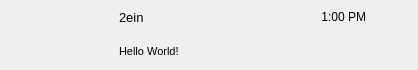
<?xml version="1.0" encoding="UTF-8"?>
<ui version="4.0">
 <class>ChatUserWid</class>
 <widget class="QWidget" name="ChatUserWid">
  <property name="geometry">
   <rect>
    <x>0</x>
    <y>0</y>
    <width>418</width>
    <height>70</height>
   </rect>
  </property>
  <property name="minimumSize">
   <size>
    <width>0</width>
    <height>70</height>
   </size>
  </property>
  <property name="maximumSize">
   <size>
    <width>16777215</width>
    <height>70</height>
   </size>
  </property>
  <property name="windowTitle">
   <string>Form</string>
  </property>
  <layout class="QHBoxLayout" name="horizontalLayout">
   <property name="spacing">
    <number>5</number>
   </property>
   <property name="leftMargin">
    <number>6</number>
   </property>
   <property name="topMargin">
    <number>2</number>
   </property>
   <property name="rightMargin">
    <number>8</number>
   </property>
   <property name="bottomMargin">
    <number>2</number>
   </property>
   <item>
    <widget class="QWidget" name="icon_wid" native="true">
     <property name="sizePolicy">
      <sizepolicy hsizetype="Fixed" vsizetype="Fixed">
       <horstretch>0</horstretch>
       <verstretch>0</verstretch>
      </sizepolicy>
     </property>
     <property name="minimumSize">
      <size>
       <width>50</width>
       <height>50</height>
      </size>
     </property>
     <property name="maximumSize">
      <size>
       <width>50</width>
       <height>50</height>
      </size>
     </property>
     <layout class="QHBoxLayout" name="horizontalLayout_2">
      <property name="spacing">
       <number>0</number>
      </property>
      <property name="leftMargin">
       <number>0</number>
      </property>
      <property name="topMargin">
       <number>0</number>
      </property>
      <property name="rightMargin">
       <number>0</number>
      </property>
      <property name="bottomMargin">
       <number>0</number>
      </property>
      <item>
       <widget class="QLabel" name="icon_lb">
        <property name="minimumSize">
         <size>
          <width>45</width>
          <height>45</height>
         </size>
        </property>
        <property name="maximumSize">
         <size>
          <width>45</width>
          <height>45</height>
         </size>
        </property>
        <property name="text">
         <string/>
        </property>
        <property name="alignment">
         <set>Qt::AlignCenter</set>
        </property>
       </widget>
      </item>
     </layout>
    </widget>
   </item>
   <item>
    <widget class="QWidget" name="user_info_wid" native="true">
     <property name="minimumSize">
      <size>
       <width>0</width>
       <height>0</height>
      </size>
     </property>
     <property name="maximumSize">
      <size>
       <width>130</width>
       <height>16777215</height>
      </size>
     </property>
     <layout class="QVBoxLayout" name="verticalLayout">
      <property name="leftMargin">
       <number>2</number>
      </property>
      <property name="topMargin">
       <number>2</number>
      </property>
      <property name="rightMargin">
       <number>2</number>
      </property>
      <property name="bottomMargin">
       <number>2</number>
      </property>
      <item>
       <widget class="QLabel" name="user_name_lb">
        <property name="sizePolicy">
         <sizepolicy hsizetype="Preferred" vsizetype="Expanding">
          <horstretch>0</horstretch>
          <verstretch>0</verstretch>
         </sizepolicy>
        </property>
        <property name="minimumSize">
         <size>
          <width>120</width>
          <height>0</height>
         </size>
        </property>
        <property name="maximumSize">
         <size>
          <width>120</width>
          <height>30</height>
         </size>
        </property>
        <property name="font">
         <font>
          <pointsize>10</pointsize>
         </font>
        </property>
        <property name="text">
         <string>2ein</string>
        </property>
       </widget>
      </item>
      <item>
       <widget class="QLabel" name="user_chat_lb">
        <property name="sizePolicy">
         <sizepolicy hsizetype="Preferred" vsizetype="Fixed">
          <horstretch>0</horstretch>
          <verstretch>0</verstretch>
         </sizepolicy>
        </property>
        <property name="minimumSize">
         <size>
          <width>0</width>
          <height>30</height>
         </size>
        </property>
        <property name="maximumSize">
         <size>
          <width>130</width>
          <height>30</height>
         </size>
        </property>
        <property name="font">
         <font>
          <pointsize>8</pointsize>
         </font>
        </property>
        <property name="text">
         <string>Hello World!</string>
        </property>
       </widget>
      </item>
     </layout>
    </widget>
   </item>
   <item>
    <widget class="QWidget" name="time_wid" native="true">
     <property name="sizePolicy">
      <sizepolicy hsizetype="Fixed" vsizetype="Fixed">
       <horstretch>0</horstretch>
       <verstretch>0</verstretch>
      </sizepolicy>
     </property>
     <property name="minimumSize">
      <size>
       <width>100</width>
       <height>50</height>
      </size>
     </property>
     <property name="maximumSize">
      <size>
       <width>16777215</width>
       <height>50</height>
      </size>
     </property>
     <layout class="QFormLayout">
      <property name="sizeConstraint">
       <enum>QLayout::SetDefaultConstraint</enum>
      </property>
      <property name="labelAlignment">
       <set>Qt::AlignRight|Qt::AlignTop|Qt::AlignTrailing</set>
      </property>
      <property name="formAlignment">
       <set>Qt::AlignHCenter|Qt::AlignTop</set>
      </property>
      <property name="horizontalSpacing">
       <number>5</number>
      </property>
      <property name="verticalSpacing">
       <number>1</number>
      </property>
      <property name="leftMargin">
       <number>9</number>
      </property>
      <property name="topMargin">
       <number>0</number>
      </property>
      <property name="rightMargin">
       <number>0</number>
      </property>
      <property name="bottomMargin">
       <number>28</number>
      </property>
      <item row="0" column="1">
       <widget class="QLabel" name="time_lb">
        <property name="sizePolicy">
         <sizepolicy hsizetype="Preferred" vsizetype="Preferred">
          <horstretch>0</horstretch>
          <verstretch>0</verstretch>
         </sizepolicy>
        </property>
        <property name="minimumSize">
         <size>
          <width>54</width>
          <height>13</height>
         </size>
        </property>
        <property name="maximumSize">
         <size>
          <width>54</width>
          <height>13</height>
         </size>
        </property>
        <property name="text">
         <string>1:00 PM</string>
        </property>
        <property name="alignment">
         <set>Qt::AlignRight|Qt::AlignTop|Qt::AlignTrailing</set>
        </property>
        <property name="margin">
         <number>0</number>
        </property>
       </widget>
      </item>
     </layout>
    </widget>
   </item>
  </layout>
 </widget>
 <resources/>
 <connections/>
</ui>
